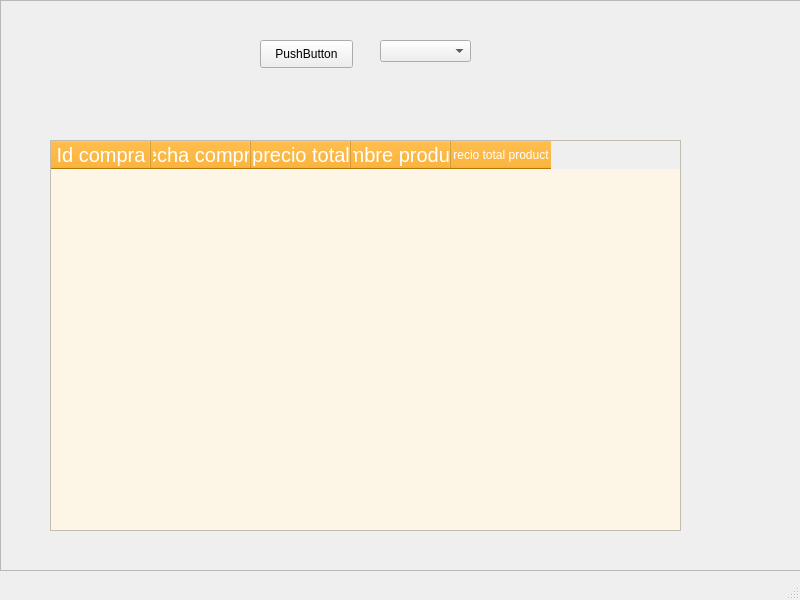
<?xml version="1.0" encoding="UTF-8"?>
<ui version="4.0">
 <class>MainWindow</class>
 <widget class="QMainWindow" name="MainWindow">
  <property name="geometry">
   <rect>
    <x>0</x>
    <y>0</y>
    <width>800</width>
    <height>600</height>
   </rect>
  </property>
  <property name="windowTitle">
   <string>MainWindow</string>
  </property>
  <widget class="QWidget" name="centralwidget">
   <widget class="QFrame" name="frame">
    <property name="geometry">
     <rect>
      <x>0</x>
      <y>0</y>
      <width>801</width>
      <height>571</height>
     </rect>
    </property>
    <property name="frameShape">
     <enum>QFrame::StyledPanel</enum>
    </property>
    <property name="frameShadow">
     <enum>QFrame::Raised</enum>
    </property>
    <widget class="QTableWidget" name="tblcompra">
     <property name="geometry">
      <rect>
       <x>50</x>
       <y>140</y>
       <width>631</width>
       <height>391</height>
      </rect>
     </property>
     <property name="styleSheet">
      <string notr="true">QTableWidget {
    background-color: #fdf5e6; /* Color de fondo de la tabla (amarillo claro) */
}

QTableWidget QHeaderView:section {
    background-color: #ffa500; /* Color de fondo del encabezado de la columna (naranja) */
    color: white; /* Color del texto del encabezado de la columna */
}

QTableWidget:item {
    padding: 8px; /* Espaciado interno de las celdas */
}

QTableWidget:item:selected {
    background-color: #ffcc00; /* Color de fondo de la celda seleccionada (amarillo) */
    color: white; /* Color del texto de la celda seleccionada */
}
</string>
     </property>
     <column>
      <property name="text">
       <string>Id compra</string>
      </property>
      <property name="font">
       <font>
        <pointsize>15</pointsize>
        <underline>false</underline>
       </font>
      </property>
     </column>
     <column>
      <property name="text">
       <string>fecha compra</string>
      </property>
      <property name="font">
       <font>
        <pointsize>15</pointsize>
       </font>
      </property>
     </column>
     <column>
      <property name="text">
       <string>precio total</string>
      </property>
      <property name="font">
       <font>
        <pointsize>15</pointsize>
        <kerning>true</kerning>
       </font>
      </property>
     </column>
     <column>
      <property name="text">
       <string>nombre producto</string>
      </property>
      <property name="font">
       <font>
        <pointsize>15</pointsize>
       </font>
      </property>
     </column>
     <column>
      <property name="text">
       <string>precio total producto</string>
      </property>
     </column>
    </widget>
    <widget class="QPushButton" name="buscar">
     <property name="geometry">
      <rect>
       <x>260</x>
       <y>40</y>
       <width>93</width>
       <height>28</height>
      </rect>
     </property>
     <property name="text">
      <string>PushButton</string>
     </property>
    </widget>
    <widget class="QComboBox" name="cbxId">
     <property name="geometry">
      <rect>
       <x>380</x>
       <y>40</y>
       <width>91</width>
       <height>22</height>
      </rect>
     </property>
    </widget>
   </widget>
  </widget>
  <widget class="QMenuBar" name="menubar">
   <property name="geometry">
    <rect>
     <x>0</x>
     <y>0</y>
     <width>800</width>
     <height>26</height>
    </rect>
   </property>
  </widget>
  <widget class="QStatusBar" name="statusbar"/>
 </widget>
 <resources/>
 <connections/>
</ui>
